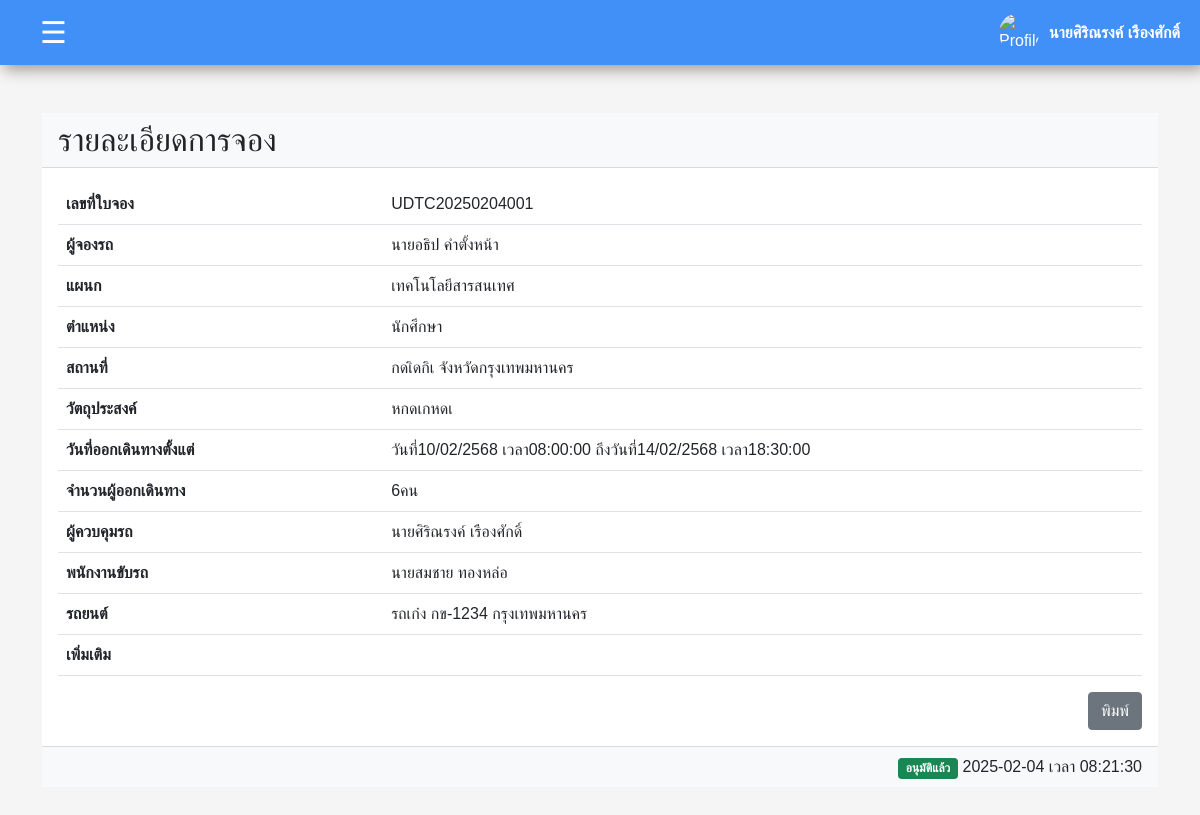
The page /Project/user/request_details.php?request_id=UDTC20250204001 (signed in) on the database its author committed.
### tables this page shows
CREATE TABLE `requests` (
  `request_id` varchar(20) NOT NULL,
  `destination` varchar(255) DEFAULT NULL,
  `province` varchar(100) DEFAULT NULL,
  `travel_type` enum('ในจังหวัด','ต่างจังหวัด') DEFAULT NULL,
  `purpose` varchar(255) DEFAULT NULL,
  `departure_date` date DEFAULT NULL,
  `departure_time` time DEFAULT NULL,
  `return_date` date DEFAULT NULL,
  `return_time` time DEFAULT NULL,
  `passengers` int(11) DEFAULT NULL,
  `request_date` datetime DEFAULT NULL,
  `status` enum('รออนุมัติ','อนุมัติ','ปฏิเสธ','ยกเลิก') DEFAULT 'รออนุมัติ',
  `user_id` varchar(255) DEFAULT NULL,
  `driver_id` int(11) DEFAULT NULL,
  `car_id` int(11) DEFAULT NULL,
  `admin_id` varchar(11) DEFAULT NULL
);

CREATE TABLE `users` (
  `user_id` varchar(11) NOT NULL,
  `fullname` varchar(255) NOT NULL,
  `password` varchar(255) NOT NULL,
  `position` varchar(255) NOT NULL,
  `department` varchar(255) NOT NULL,
  `role` enum('admin','user','') NOT NULL,
  `profile_picture` varchar(255) DEFAULT 'default_images_account.jpg',
  `signature` varchar(255) DEFAULT 'default_images_signature.png'
);

CREATE TABLE `cars` (
  `car_id` int(11) NOT NULL,
  `plate_number` varchar(15) NOT NULL,
  `brand` varchar(50) NOT NULL,
  `model` varchar(50) DEFAULT NULL,
  `car_type` varchar(30) NOT NULL,
  `province` varchar(50) NOT NULL,
  `color` varchar(20) NOT NULL,
  `seats` int(11) NOT NULL,
  `status` enum('ใช้ได้ปกติ','ยกเลิกการใช้งาน','บำรุงรักษา') DEFAULT 'ใช้ได้ปกติ',
  `create_date` timestamp NOT NULL DEFAULT current_timestamp(),
  `update_date` timestamp NOT NULL DEFAULT current_timestamp() ON UPDATE current_timestamp()
);

CREATE TABLE `drivers` (
  `driver_id` int(11) NOT NULL,
  `name` varchar(100) DEFAULT NULL,
  `phone_number` varchar(15) DEFAULT NULL,
  `work_date` date DEFAULT NULL
);

CREATE TABLE `notes` (
  `note_id` int(11) NOT NULL,
  `request_id` varchar(20) DEFAULT NULL,
  `note_text` text NOT NULL,
  `created_at` timestamp NOT NULL DEFAULT current_timestamp()
);

### Project/function/BuddhistYear.php (called while the page is built, shortened)
<?php
function convertDateToBuddhist($date) {
    $dateObj = new DateTime($date);
    $buddhistYear = $dateObj->format("Y") + 543;
    return $dateObj->format("d/m/") . $buddhistYear;
}
?>

### Project/user/request_details.php (the view, shortened to what this page needs)
<!DOCTYPE html>
<html lang="en">
<head>
    <link rel="stylesheet" href="../css/bootstrap.css">
</head>
<body>
    <?php
    require("header.php");
    require("../function/BuddhistYear.php");
    if (isset($_GET['request_id'])) {
        $request_id = $_GET['request_id'];
        $request_id = mysqli_real_escape_string($connect, $request_id);
        $sql = "SELECT
    users.user_id,
    users.signature,
    users.fullname,
    users.department,
    users.position,
    requests.request_id,
    requests.user_id,
    requests.passengers,
    requests.destination,
    requests.province,
    requests.departure_date,
    requests.departure_time,
    requests.return_date,
    requests.return_time,
    requests.status,
    requests.driver_id,
    requests.car_id,
    requests.purpose,
    requests.request_date,
    requests.admin_id,
    drivers.name AS driver_name,
    admins.fullname AS admin_name,
    admins.signature AS admin_image,
    cars.plate_number,
    cars.province,
    cars.car_type
FROM requests
JOIN users ON requests.user_id = users.user_id
LEFT JOIN drivers ON requests.driver_id = drivers.driver_id
LEFT JOIN cars ON requests.car_id = cars.car_id
LEFT JOIN users AS admins ON requests.admin_id = admins.user_id
WHERE requests.request_id = '$request_id'";
        $note = "SELECT * FROM `notes`
WHERE `request_id` = '$request_id'
ORDER BY `created_at` DESC
LIMIT 1";
        $resultnote = mysqli_query($connect, $note);
        $result = mysqli_query($connect, $sql);
        if (mysqli_num_rows($result) > 0) {
            $row = mysqli_fetch_assoc($result);
            $cardetail = $row["car_type"] . " " . $row["plate_number"] . " " . $row["province"];
        } else {
            echo "ไม่พบ";
            exit();
        }
    } else {
        echo "ไม่มี request_id";
        exit();
    }
    $formatted_datetime = '';
    if (mysqli_num_rows($resultnote) > 0) {
        $row1 = mysqli_fetch_assoc($resultnote);
        $formatted_datetime = str_replace(" ", " เวลา ", $row1["created_at"]);
    }
    ?>
    <div class="container my-5">
        <div class="bg-white">
            <div class="card-header bg-light">
                <h2 class="mb-0">รายละเอียดการจอง</h2>
            </div>
            <div class="card-body">
                <table class="table  ">
                    <tbody>
                        <tr>
                            <th scope="row" style="width: 30%;">เลขที่ใบจอง</th>
                            <td><?php echo $row["request_id"]; ?></td>
                        </tr>
                        <tr>
                            <th scope="row">ผู้จองรถ</th>
                            <td><?php echo $row["fullname"]; ?></td>
                        </tr>
                        <tr>
                            <th scope="row">แผนก</th>
                            <td><?php echo $row["department"]; ?></td>
                        </tr>
                        <tr>
                            <th scope="row">ตำแหน่ง</th>
                            <td><?php echo $row["position"]; ?></td>
                        </tr>
                        <tr>
                            <th scope="row">สถานที่</th>
                            <td><?php echo $row["destination"] . " จังหวัด" . $row["province"]; ?></td>
                        </tr>
                        <tr>
                            <th scope="row">วัตถุประสงค์</th>
                            <td><?php echo $row["purpose"]; ?></td>
                        </tr>
                        <tr>
                            <th scope="row">วันที่ออกเดินทางตั้งแต่</th>
                            <td><?php echo "วันที่" . convertDateToBuddhist($row["departure_date"]) . " เวลา" . $row["departure_time"] . " ถึงวันที่" . convertDateToBuddhist($row["return_date"]) . " เวลา" . $row["return_time"]; ?></td>
                        </tr>
                        <tr>
                            <th scope="row">จำนวนผู้ออกเดินทาง</th>
                            <td><?php echo $row["passengers"] . "คน"; ?></td>
                        </tr>
                        <tr>
                            <th scope="row">ผู้ควบคุมรถ</th>
                            <td><?php echo $row["admin_name"]; ?></td>
                        </tr>
                        <tr>
                            <th scope="row">พนักงานขับรถ</th>
                            <td><?php echo $row["driver_name"]; ?></td>
                        </tr>
                        <tr>
                            <th scope="row">รถยนต์</th>
                            <td><?php echo $cardetail; ?></td>
                        </tr>
                        <tr>
                            <th scope="row">เพิ่มเติม</th>
                            <td><?php echo isset($row1["note_text"]) ? $row1["note_text"] : ""; ?></td>
                        </tr>
                    </tbody>
                </table>
                <?php if ($row["status"] != "ปฏิเสธ") { ?>
                    <form action="../print_form.php" method="POST">
                        <div style="text-align: right;">
                            <button type="submit" class="btn btn-secondary">พิมพ์</button>
                        </div>
                    </form>
                <?php } ?>
            </div>
            <?php if ($row["status"] == "อนุมัติ") { ?>
                <div class="card-footer text-end bg-light">
                    <span class="badge bg-success text-white">อนุมัติแล้ว</span>
                    <span><?php echo $formatted_datetime; ?></span>
                </div>
            <?php } ?>
        </div>
    </div>
</body>
</html>

### Project/user/header.php (style rules this page uses)
body { font-family: Arial, sans-serif; margin: 0; padding: 0; background-color: #f5f5f5; }

### rows shown on the page
requests: request_id "UDTC20250204001", user.fullname "นายอธิป คำตั้งหน้า", user.department "เทคโนโลยีสารสนเทศ", user.position "นักศึกษา", destination "กดเิดกิเ", car.province "กรุงเทพมหานคร", purpose "หกดเกหดเ", departure_date "10/02/2568", departure_time "08:00:00", return_date "14/02/2568", return_time "18:30:00", passengers "6", admin.fullname "นายศิริณรงค์ เรืองศักดิ์", driver.name "นายสมชาย ทองหล่อ", car.province "รถเก๋ง กข-1234 กรุงเทพมหานคร"
notes: created_at "2025-02-04 เวลา 08:21:30"

### other values the page prints
$_SESSION['fullname'] "นายศิริณรงค์ เรืองศักดิ์"
